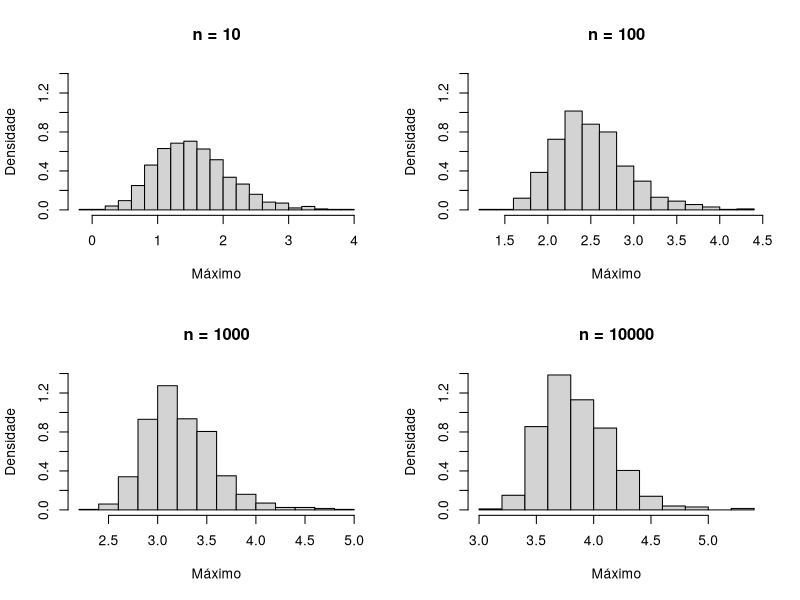
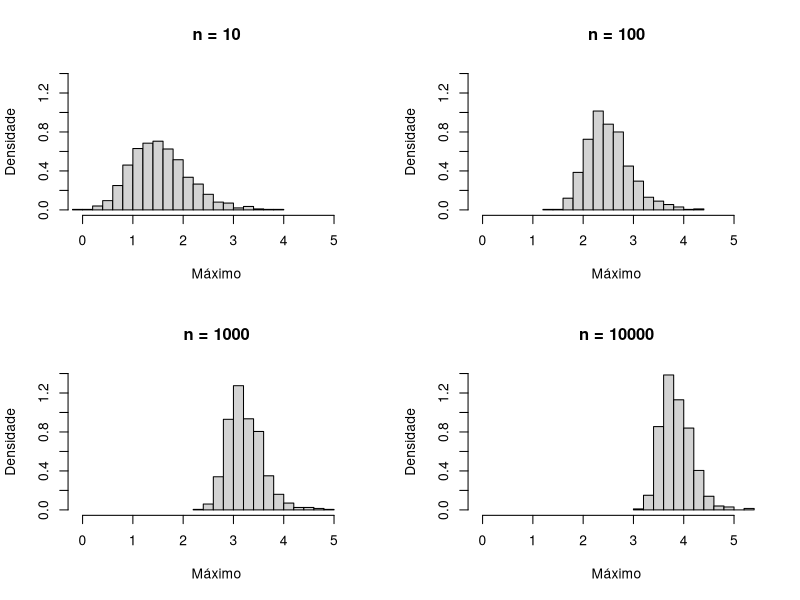
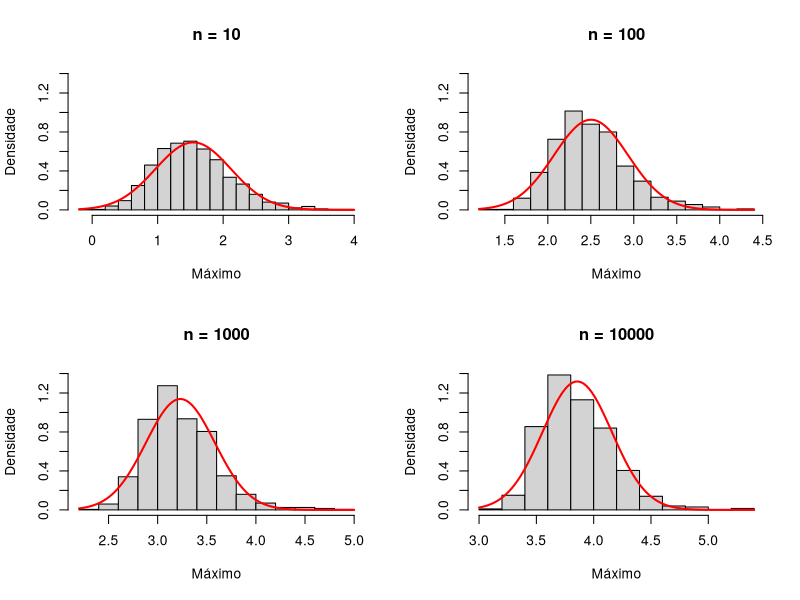
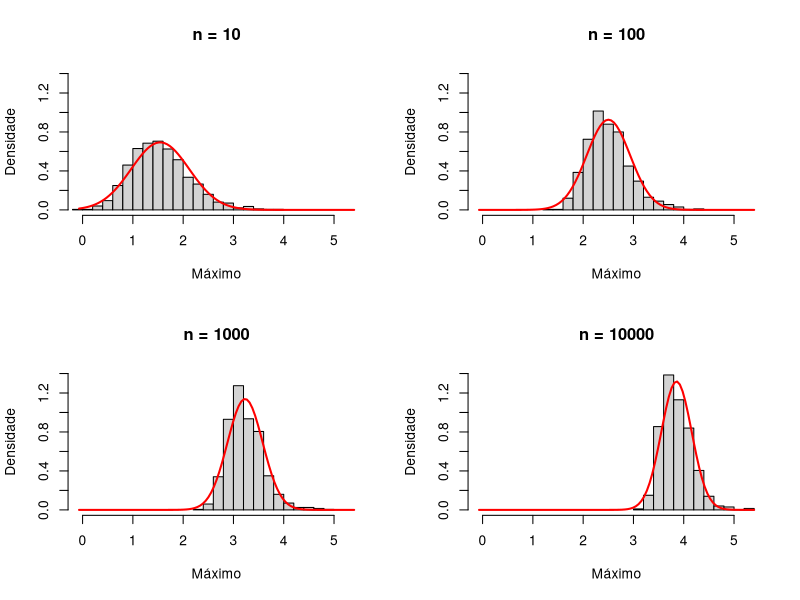
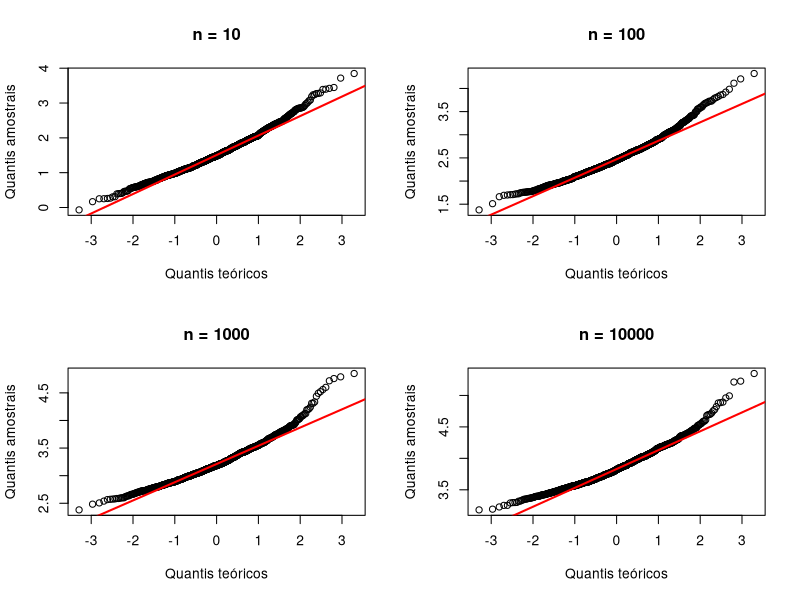
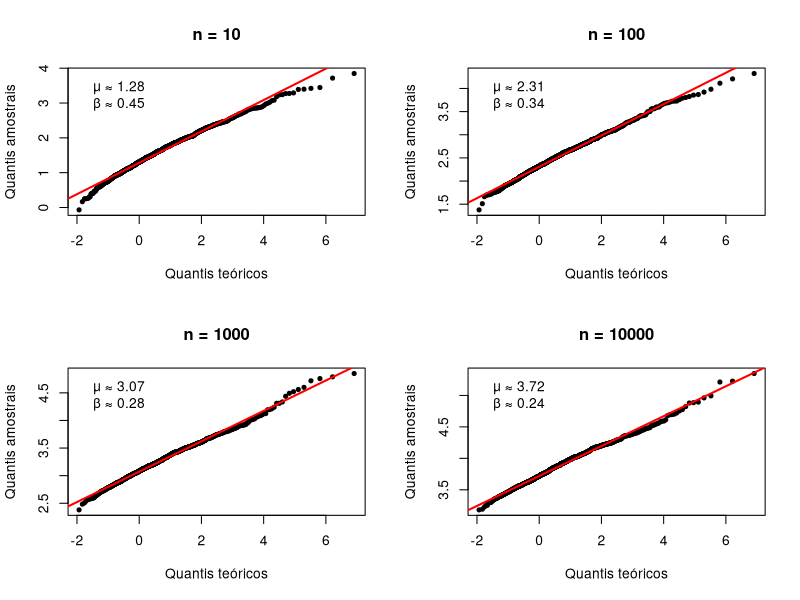
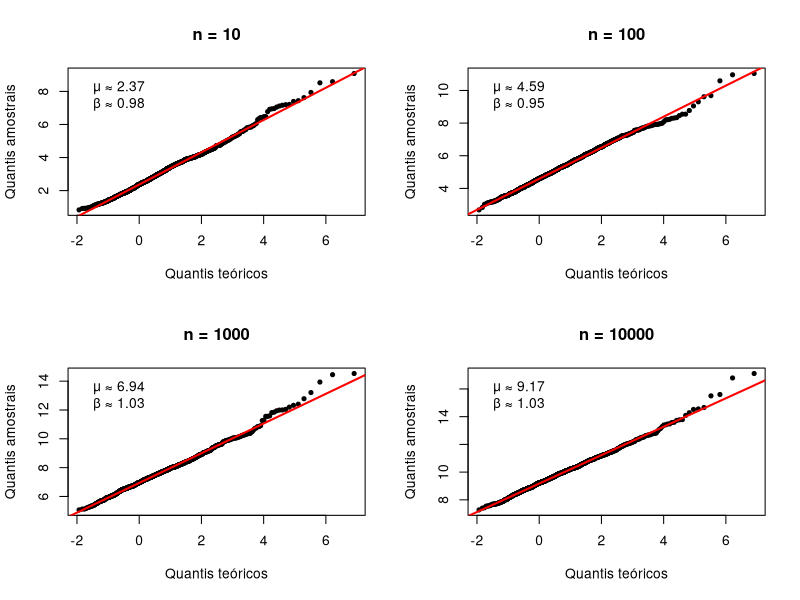
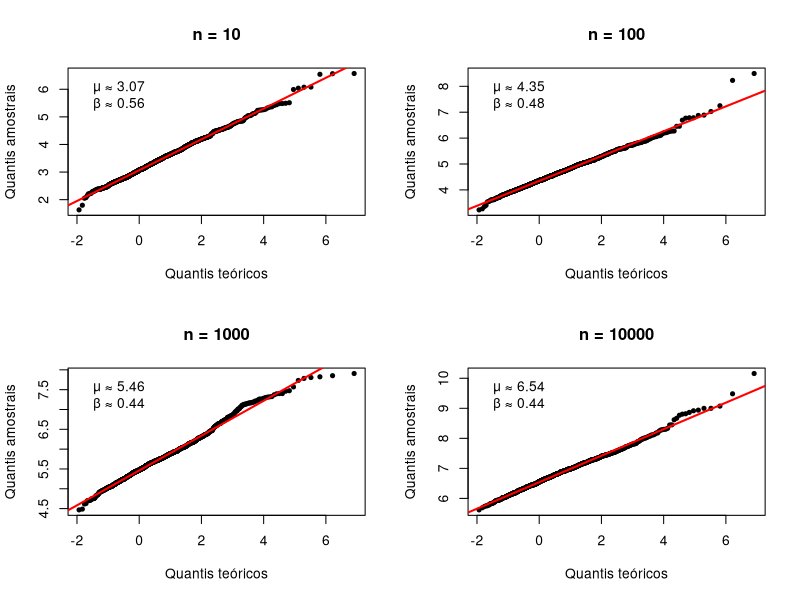

Generate these figures, in order, with R:
## ---- chunk 1
# Pacotes 
require(ggplot2)
require(nortest)

# Definindo a semente para garantir reprodutibilidade
set.seed(123)

# Tamanhos de amostra
tam_ams <- c(10, 100, 1000, 10000)

# Número de repetições
reps <- 1000

# Armazenamento
maximos <- list()

for (n in tam_ams) {
  maximos[[as.character(n)]] <- replicate(reps, max(rnorm(n)))
}

# Histograma das distribuições amostrais - escala local
par(mfrow = c(2, 2))
for (n in tam_ams) {
  hist(maximos[[as.character(n)]], main = paste("n =", n), ylab = "Densidade",
       xlab = "Máximo", probability = TRUE, breaks = 15, ylim = c(0, 1.4))
}

# Histograma das distribuições amostrais - escala global
par(mfrow = c(2, 2))
for (n in tam_ams) {
  hist(maximos[[as.character(n)]], main = paste("n =", n), ylab = "Densidade",
       xlab = "Máximo", probability = TRUE, breaks = 15, ylim = c(0, 1.4), xlim = c(-0.07, 5.4))
}
## ---- chunk 2
# Verificando a normalidade das distribuições - escala local
par(mfrow = c(2, 2))
for (n in tam_ams) {
  dados <- maximos[[as.character(n)]]
  hist(dados, main = paste("n =", n), xlab = "Máximo", ylab = "Densidade",
       probability = TRUE, breaks = 15, ylim = c(0, 1.4))
  media <- mean(dados)
  desvio <- sd(dados)
  curve(dnorm(x, media, desvio), col = "red", lwd = 2, add = TRUE)
}

# Verificando a normalidade das distribuições - escala global
par(mfrow = c(2, 2))
for (n in tam_ams) {
  dados <- maximos[[as.character(n)]]
  hist(dados, main = paste("n =", n), xlab = "Máximo", ylab = "Densidade",
       probability = TRUE, breaks = 15, ylim = c(0, 1.4), xlim = c(-0.07, 5.4))
  media <- mean(dados)
  desvio <- sd(dados)
  curve(dnorm(x, media, desvio), col = "red", lwd = 2, add = TRUE)
}

# Verificando normalidade via teste de Anderson-Darling
for (n in tam_ams) {
  cat("Teste de Anderson-Darling para n =", n, "\n")
  dados <- maximos[[as.character(n)]]
  result <- ad.test(dados)
  print(result)
   if (result$p.value < 0.05) {
    cat("Rejeita-se a normalidade\n\n")
  } else {
    cat("Não se rejeita a normalidade\n\n")
  }
}
## ---- chunk 3
# Qq-plots
par(mfrow = c(2, 2))
for (n in tam_ams) {
  qqnorm(maximos[[as.character(n)]], main = paste("n =", n), 
         xlab = "Quantis teóricos", ylab = "Quantis amostrais")
  qqline(maximos[[as.character(n)]], col = "red", lwd = 2)
}
## ---- chunk 4
# Função para gerar qq-plot de Gumbel e ajustar reta
qqplot_gumbel <- function(x, y) {
  dados_ord <- sort(x)
  n <- length(dados_ord)
  # Quantis teóricos da Gumbel
  p <- (1:n) / (n + 1)
  quantis_gumbel <- -log(-log(p))
  # Ajuste linear
  ajuste <- lm(dados_ord ~ quantis_gumbel)
  # Estimativas do parâmetro da Gumbel
  beta <- coef(ajuste)[2]
  mi <- coef(ajuste)[1]
  # Gráfico
  plot(quantis_gumbel, dados_ord,
       main = paste("n =", y),
       xlab = "Quantis teóricos",
       ylab = "Quantis amostrais",
       pch = 20, col = "black")
  abline(ajuste, col = "red", lwd = 2)
  legend("topleft",
         legend = paste("μ ≈", round(mi, 2), "\nβ ≈", round(beta, 2)),
         bty = "n")
}

# Gráficos qq-plot da Gumbel
par(mfrow = c(2, 2))
for (n in tam_ams) {
  dados <- maximos[[as.character(n)]]
  qqplot_gumbel(dados, n)
}
## ---- chunk 5
qqgumbel <- -log(-log(1:reps/(reps+1)))

for (i in 1:length(maximos)) {
  param <- lm(sort(maximos[[i]]) ~ qqgumbel)
  cat("n =", as.numeric(names(maximos[i])) ,"\nμ ≈", round(param[[1]][[1]],2), "\nβ ≈", round(param[[1]][[2]],2), "\n\n")
}

rm(i)
## ---- chunk 6
# Semente
set.seed(123)

# Armazenamento
max_exp <- list()


for (n in tam_ams) {
  max_exp[[as.character(n)]] <- replicate(reps, max(rexp(n)))
}

par(mfrow = c(2, 2))
for (n in tam_ams) {
  dados <- max_exp[[as.character(n)]]
  qqplot_gumbel(dados, n)
}
## ---- chunk 7
# Semente
set.seed(123)

# Armazenamento
max_gamma <- list()


for (n in tam_ams) {
  max_gamma[[as.character(n)]] <- replicate(reps, max(rgamma(n,6,3)))
}

par(mfrow = c(2, 2))
for (n in tam_ams) {
  dados <- max_gamma[[as.character(n)]]
  qqplot_gumbel(dados, n)
}
## ---- chunk 8
# Semente
set.seed(123)

# Armazenamento
max_chisq <- list()


for (n in tam_ams) {
  max_chisq[[as.character(n)]] <- replicate(reps, max(rchisq(n,25)))
}

par(mfrow = c(2, 2))
for (n in tam_ams) {
  dados <- max_chisq[[as.character(n)]]
  qqplot_gumbel(dados, n)
}
## ---- chunk 9
# Semente
set.seed(123)

# Armazenamento
max_f <- list()


for (n in tam_ams) {
  max_f[[as.character(n)]] <- replicate(reps, max(rf(n,20,5)))
}

par(mfrow = c(2, 2))
for (n in tam_ams) {
  dados <- max_f[[as.character(n)]]
  qqplot_gumbel(dados, n)
}
## ---- chunk 10
# Semente
set.seed(123)

# Armazenamento
max_cauchy <- list()

# Amostras dos máximos da Cauchy
for (n in tam_ams) {
  max_cauchy[[as.character(n)]] <- replicate(reps, max(rcauchy(n)))
}

# Gráficos da Cauchy
par(mfrow = c(2, 2))
for (n in tam_ams) {
  dados <- max_cauchy[[as.character(n)]]
  qqplot_gumbel(dados, n)
}
